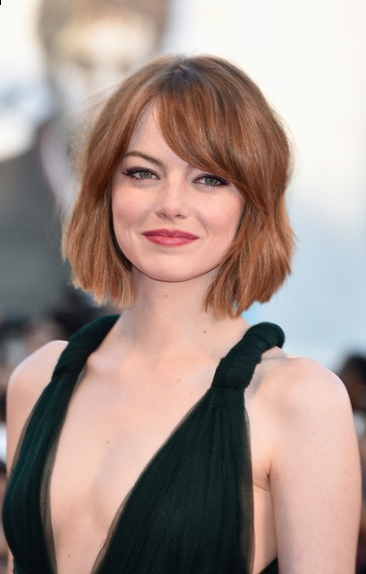
#> input picture Edge_Detection/face_picture.jpg, 366 x 574 px
$ jupyter execute Edge_Detection.ipynb
#> lines starting #> are read from the running program, lines starting #| are printed output that depends on the picture
# Canny Edge Detector

[cell 1]
import numpy as np
import matplotlib.pyplot as plt
import matplotlib.image as mpimg
import math
from scipy import ndimage
import cv2 as cv

## show image and read RBG values

[cell 2]
rbg = mpimg.imread("face_picture.jpg")
#> rbg is the input picture: shape (574, 366, 3); mean R, G, B 164.8, 145.5, 138.2
rbg = np.array(rbg)
plt.imshow(rbg)

[cell 3]
print(rbg)
#> (printed output is left out)
height = rbg.shape[0]
#> height = 574
width = rbg.shape[1]
#> width = 366
print(height)
#| 574
print(width)
#| 366

## Convert Color image to grayscale

[cell 4]
def rbg_to_grayscale(rbg):
    '''
    Compute gray values

    Args:
        rbg : rbg values

    Returns:
        gray values of the image
    '''
    height = rbg.shape[0]
    width = rbg.shape[1]
    gray_values = []

    for i in range(height):
        temp = []
        for j in range(width):
            pixel_value = rbg[i , j]
            gray_value = sum(pixel_value) / len(pixel_value)
            temp.append(gray_value)
        gray_values.append(temp)

    return np.array(gray_values)

gray_scale = rbg_to_grayscale(rbg)
#> after the loop in rbg_to_grayscale, `for i in range(height):`: gray_values = 574 items
plt.imshow(gray_scale, 'gray')

## Apply Gaussian Smoothing

$size = (2k+1) × (2k+1)$

# <center> $H_{i,j} = \frac{1}{2\pi \sigma^2} exp(-\frac{(i-(k+1))^2 + (j-(k+1))^2}{2\sigma^2})$

[cell 5]
K = 2
Sigma = 2
def generate_gaussian_filter(k, sigma):
    filter = np.zeros((2 * k + 1, 2 * k + 1))
    for i in range(2 * k + 1):
        for j in range(2 * k + 1):
            x = i + 1 ; y = j + 1
            value = 1 / (2 * math.pi * (sigma ** 2)) * np.exp(-1 * 0.5 * (x**2 + y**2) / (sigma**2))
            filter[i , j] = value
    return filter

gaussian_filter = generate_gaussian_filter(K, Sigma)

blurred_img = ndimage.convolve(gray_scale , gaussian_filter)
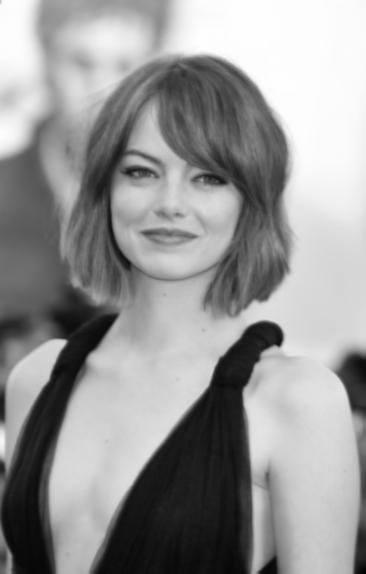
#> blurred_img: shape (574, 366) float64; min 0.513, max 39.52, mean 23.6; drawn with min black and max white
print(blurred_img.shape)
#| (574, 366)
plt.imshow(blurred_img , 'gray')

## Calculate Gradient using Sobel Filter

[cell 6]
x_operator = np.array([[-1 , 0 , 1],
                       [-2 , 0 , 2],
                       [-1 , 0 , 1]])

y_operator = np.array([[1 , 2 , 1],
                       [0 , 0 , 0],
                       [-1 , -2 , -1]])

# convolve image with x operator and y operator
Image_X = ndimage.convolve(blurred_img , x_operator)
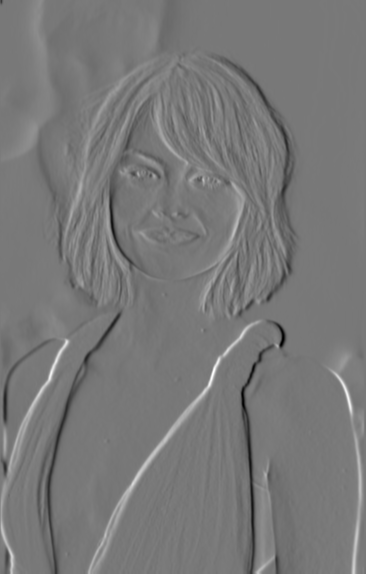
#> Image_X: shape (574, 366) float64; min -64.53, max 71.73, mean -0.1; drawn with min black and max white
Image_Y = ndimage.convolve(blurred_img , y_operator)
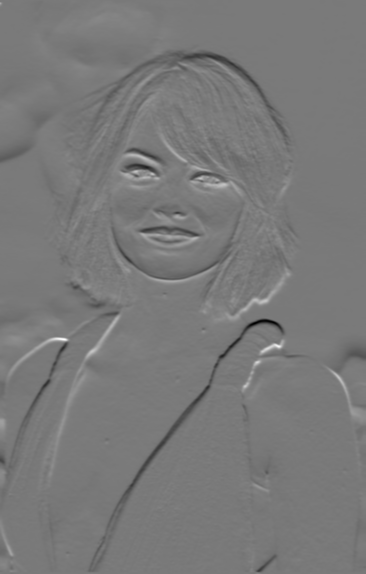
#> Image_Y: shape (574, 366) float64; min -65.31, max 71.13, mean -0.3; drawn with min black and max white

# calculate magnitude
mag = np.hypot(Image_X , Image_Y)
mag = np.sqrt(mag)
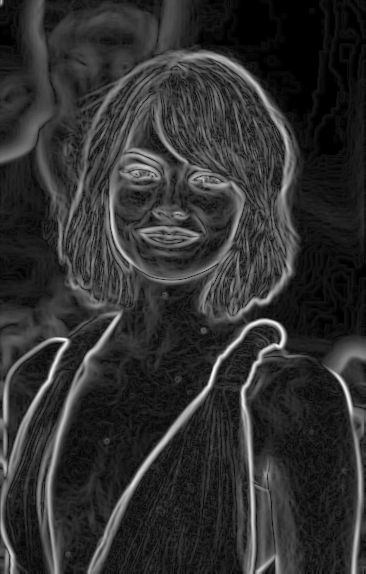
#> mag: shape (574, 366) float64; min 0, max 8.67, mean 1.65; drawn with min black and max white

# calculate theta
theta = np.arctan2(Image_Y , Image_X)
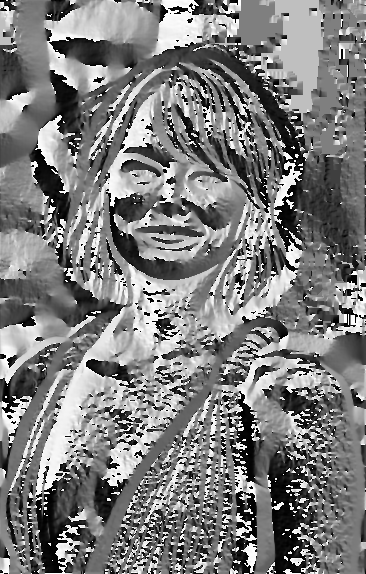
#> theta: shape (574, 366) float64; min -3.14, max 3.14, mean -0.0482; drawn with min black and max white

# to show the image, we need to scale gray scale values
temp = (255 / mag.max()) * mag
plt.imshow(temp , 'gray')

## Apply Laplacian on the direction of Gradient (non-max suppression)

[cell 7]
def non_max_suppression(mag , theta):
    '''
    Return the Gradient matrix after non max supression

    Args:
        mag : magnitude of the gradient matrix
        theta : angle (in radians)
    '''

    height = mag.shape[0]
    width = mag.shape[1]
    suppression_matrix = np.zeros((height , width))

    # convert angle to degrees
    # make sure it is [0 , 180]
    theta = (180 / math.pi) * theta
    theta[theta < 0] += 180

    for i in range(1 , height - 1):
        for j in range(1 , width - 1):
            angle = theta[i , j]
            if (0 <= angle < 30) or (150 < angle <= 180):
                n1 = mag[i,j+1] ; n2 = mag[i,j-1]
            elif (30 <= angle < 60):
                n1 = mag[i-1,j+1] ; n2 = mag[i+1,j-1]
            elif (60 <= angle < 120):
                n1 = mag[i-1,j] ; n2 = mag[i+1,j]
            else:
                n1 = mag[i-1,j-1] ; n2 = mag[i+1,j+1]

            if (mag[i , j] >= n1) and (mag[i , j] >= n2):
                suppression_matrix[i , j] = mag[i , j]


    return suppression_matrix

suppressed_matrix = non_max_suppression(mag , theta)
#> in non_max_suppression, `theta[theta < 0] += 180`:
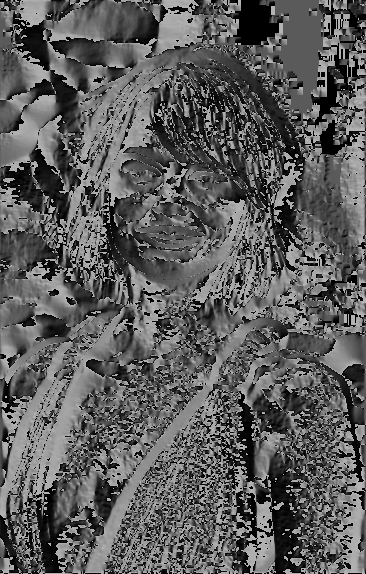
#> theta: shape (574, 366) float64; min 0, max 180, mean 93
#> after the loop in non_max_suppression, `for i in range(1 , height - 1):`:
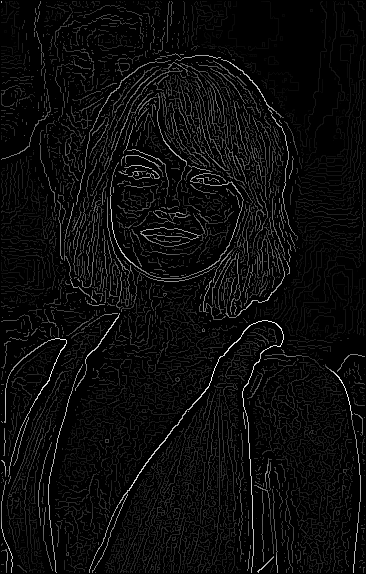
#> suppression_matrix: shape (574, 366) float64; min 0, max 8.67, mean 0.413; drawn with min black and max white

# show image
temp = (255 / suppressed_matrix.max()) * suppressed_matrix
plt.imshow(temp , 'gray')

## Hysteresis Tracing

[cell 8]
def threshold(img, highratio = 0.4 , lowratio = 0.5):
    highvalue = img.max() * highratio
    lowvalue = highvalue * lowratio
    height , width = img.shape

    # strong = 255
    # Weak = 10
    # non-relavent = 0

    ans = np.zeros((height , width))

    for i in range(1 , height - 1):
        for j in range(1 , width - 1):
            if img[i,j] <= lowvalue:
                ans[i,j] = 0
            elif img[i,j] >= highvalue:
                ans[i,j] = 255
            else:
                ans[i,j] = 10

    return ans


def hysteresis_tracing(img):
    height , width = img.shape

    ans = np.zeros((height , width))

    for i in range(1 , height - 1):
        for j in range(1 , width - 1):
            if img[i,j] == 255:
                ans[i,j] = 255
            elif img[i,j] == 0:
                ans[i,j] = 0
            else:
                if img[i-1,j-1] == 255:
                    ans[i,j] = 255
                elif img[i-1,j] == 255:
                    ans[i,j] = 255
                elif img[i-1,j+1] == 255:
                    ans[i,j] = 255
                elif img[i,j-1] == 255:
                    ans[i,j] = 255
                elif img[i,j+1] == 255:
                    ans[i,j] = 255
                elif img[i+1,j-1] == 255:
                    ans[i,j] = 255
                elif img[i+1,j] == 255:
                    ans[i,j] = 255
                elif img[i+1,j+1] == 255:
                    ans[i,j] = 255
                else:
                    ans[i,j] = 0
    return ans

thresholded_matrix = threshold(suppressed_matrix)
#> in threshold, `highvalue = img.max() * highratio`: highvalue = 3.47
#> in threshold, `lowvalue = highvalue * lowratio`: lowvalue = 1.73
final_result = hysteresis_tracing(thresholded_matrix)
#> after the loop in hysteresis_tracing, `for i in range(1 , height - 1):`:
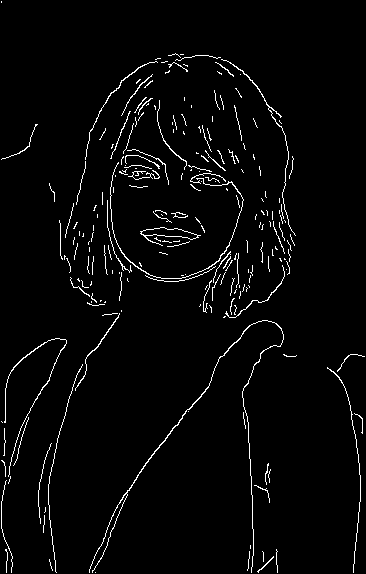
#> ans: shape (574, 366) float64; 2.9% white in thin lines or dots
plt.imshow(final_result,'gray')

## Put everything together in a class

[cell 9]
class Canny_Detector():

    def __init__(self,):
        # image parameters
        self.height = None
        self.width = None
        self.rgb = None

        # parameters about Gaussian
        self.sigma = 2
        self.gaussian_filter_size = 5

        # thresholding parameters
        self.highratio = 0.4
        self.lowratio = 0.5
        self.strong = 255
        self.weak = 100
        self.non_relevant = 0


    def __rgb_to_grayscale(self, rgb):
        gray_values = []

        for i in range(self.height):
            temp = []
            for j in range(self.width):
                pixel_value = self.rgb[i , j]
                gray_value = sum(pixel_value) / len(pixel_value)
                temp.append(gray_value)
            gray_values.append(temp)
        return np.array(gray_values)

    def __generate_gaussian_filter(self):
        k = (self.gaussian_filter_size - 1) / 2 ; k = int(k)
        filter = np.zeros((2 * k + 1, 2 * k + 1))
        for i in range(2 * k + 1):
            for j in range(2 * k + 1):
                x = i + 1 ; y = j + 1
                value = 1 / (2 * math.pi * (self.sigma ** 2)) * np.exp(-1 * 0.5 * (x**2 + y**2) / (self.sigma**2))
                filter[i , j] = value
        return filter

    def __apply_gaussian_filter(self, img):
        gf = self.__generate_gaussian_filter()
        return ndimage.convolve(img , gf)

    def __calculate_gradient(self, img):
        x_operator = np.array([[-1 , 0 , 1],
                               [-2 , 0 , 2],
                               [-1 , 0 , 1]])

        y_operator = np.array([[1 , 2 , 1],
                               [0 , 0 , 0],
                               [-1 , -2 , -1]])

        # convolve image with x operator and y operator
        Image_X = ndimage.convolve(img , x_operator)
        Image_Y = ndimage.convolve(img , y_operator)

        # calculate magnitude
        mag = np.hypot(Image_X , Image_Y)
        mag = np.sqrt(mag)

        # calculate theta
        theta = np.arctan2(Image_Y , Image_X)

        return mag , theta

    def __non_max_suppression(self, mag , theta):

        # convert angle to degrees
        # make sure it is [0 , 180]
        theta = (180 / math.pi) * theta
        theta[theta < 0] += 180

        ans = np.zeros((self.height , self.width))

        for i in range(1 , self.height - 1):
            for j in range(1 , self.width - 1):
                angle = theta[i , j]
                if (0 <= angle < 30) or (150 < angle <= 180):
                    n1 = mag[i,j+1] ; n2 = mag[i,j-1]
                elif (30 <= angle < 60):
                    n1 = mag[i-1,j+1] ; n2 = mag[i+1,j-1]
                elif (60 <= angle < 120):
                    n1 = mag[i-1,j] ; n2 = mag[i+1,j]
                else:
                    n1 = mag[i-1,j-1] ; n2 = mag[i+1,j+1]

                if (mag[i , j] >= n1) and (mag[i , j] >= n2):
                    ans[i , j] = mag[i , j]

        return ans

    def __thresholding(self, img):
        highvalue = img.max() * self.highratio
        lowvalue = highvalue * self.lowratio

        ans = np.zeros((self.height , self.width))

        for i in range(1 , self.height - 1):
            for j in range(1 , self.width - 1):
                if img[i,j] >= highvalue:
                    ans[i,j] = self.strong
                elif img[i,j] <= lowvalue:
                    ans[i,j] = self.non_relevant
                else:
                    ans[i,j] = self.weak

        return ans

    def __mark_strong(self, img, i, j):
        # check if we should make pixel i , j strong
        for x in range(i-1, i+2):
            for y in range(j-1 , j+2):
                if not (x==i and y==j):
                    if img[x, y] == self.strong:
                        return True
        return False

    def __hysteresis_tracing(self, img):

        ans = np.zeros((self.height , self.width))

        for i in range(1 , self.height - 1):
            for j in range(1 , self.width - 1):
                if img[i,j] == 255:
                    ans[i,j] = 255
                elif img[i,j] == 0:
                    ans[i,j] = 0
                else:
                    if self.__mark_strong(img , i , j):
                        ans[i,j] = 255
                    else:
                        ans[i,j] = 0
        return ans

    # Input is RGB Values
    def detect(self, img):
        # set image parameters
        self.rgb = img
        self.height = self.rgb.shape[0]
        self.width = self.rgb.shape[1]

        # convert to gray scale
        temp = self.__rgb_to_grayscale(self.rgb)

        # apply gaussian
        temp = self.__apply_gaussian_filter(temp)

        # calculate gradient
        mag , theta = self.__calculate_gradient(temp)

        # non max suppression
        temp = self.__non_max_suppression(mag , theta)

        # thresholding
        temp = self.__thresholding(temp)

        # tracing
        temp = self.__hysteresis_tracing(temp)

        return temp


rgb = mpimg.imread("face_picture.jpg")
rgb = np.array(rgb)
detector = Canny_Detector()
result = detector.detect(rgb)
#> after the loop in __rgb_to_grayscale, `for i in range(self.height):`: gray_values = 574 items
#> in __thresholding, `highvalue = img.max() * self.highratio`: highvalue = 3.47
#> in __thresholding, `lowvalue = highvalue * self.lowratio`: lowvalue = 1.73
#> after the loop in __thresholding, `for i in range(1 , self.height - 1):`:
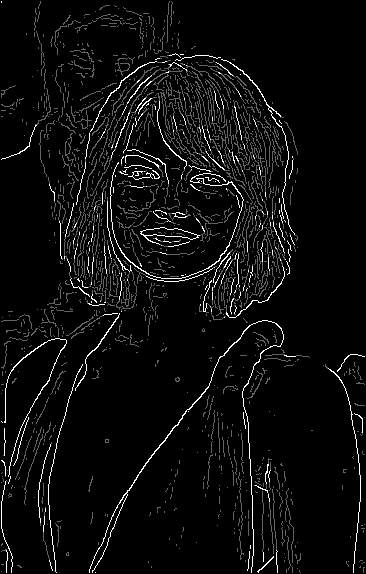
#> ans: shape (574, 366) float64; min 0, max 255, mean 12.5

plt.subplot(121) ; plt.imshow(rgb)
plt.subplot(122) ; plt.imshow(result , 'gray')

## Using openCV API

[cell 10]
img = cv.imread("face_picture.jpg", cv.IMREAD_GRAYSCALE)
#> img: shape (574, 366); min 0, max 255, mean 150.4
edges = cv.Canny(img,100,200)
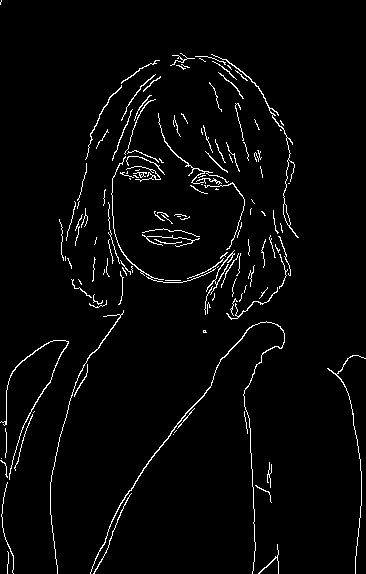
#> edges: shape (574, 366); 3% white in thin lines or dots
plt.subplot(121),plt.imshow(img,cmap = 'gray')
plt.title('Original Image'), plt.xticks([]), plt.yticks([])
plt.subplot(122),plt.imshow(edges,cmap = 'gray')
plt.title('Edge Image'), plt.xticks([]), plt.yticks([])
